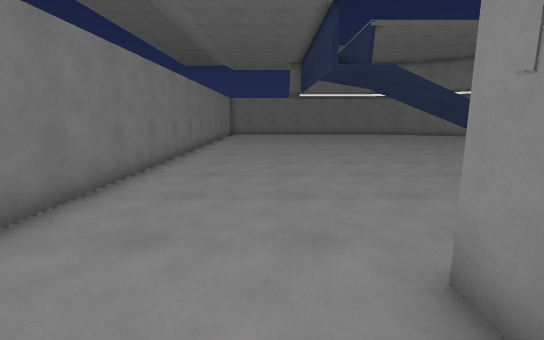
[1] (above)

20 first-person views from a walk through a 3-D level made in the Godot game engine. The camera is 1.4 m above the floor, tilts 10° down and sees 85° across. The floor is counted in squares, 1 m on a side. Each view is taken from the middle of a square. On the plan, view 1 faces up. The plan holds only what a view shows up to about 14 squares ahead; the rest is blank. The place goes on beyond the plan.

[2]
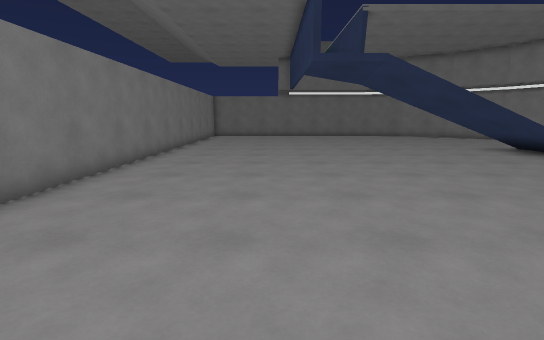

[3]
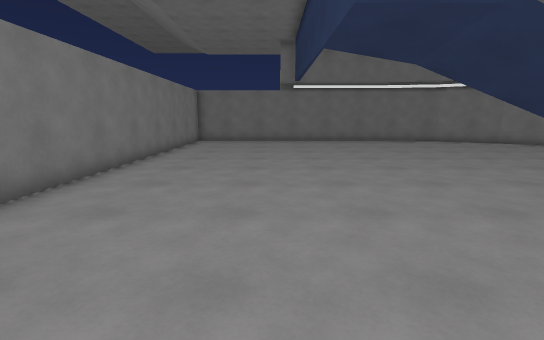

[4]
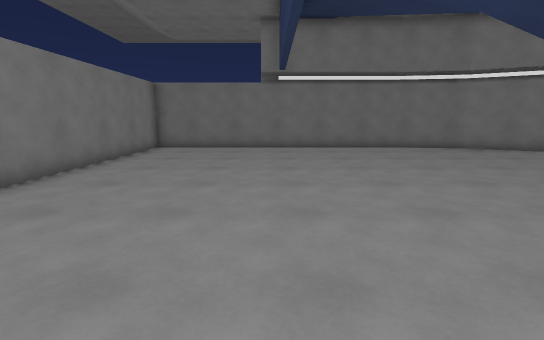

[5]
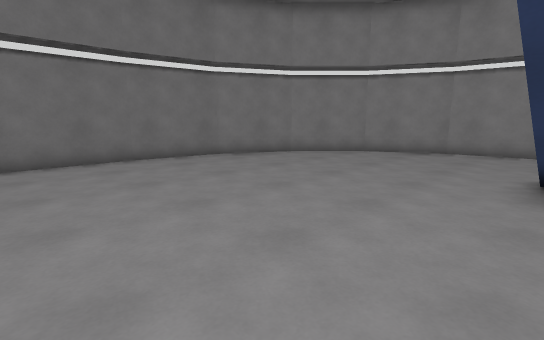

[6]
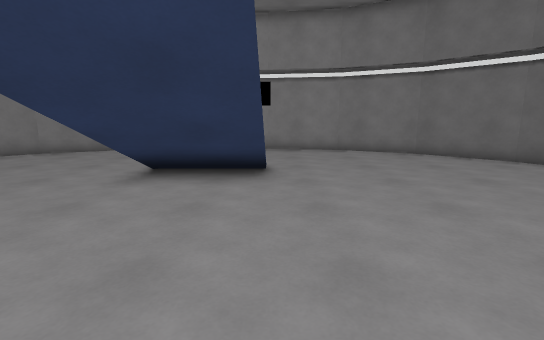

[7]
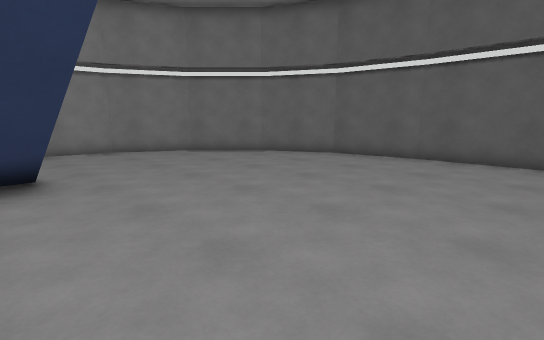

[8]
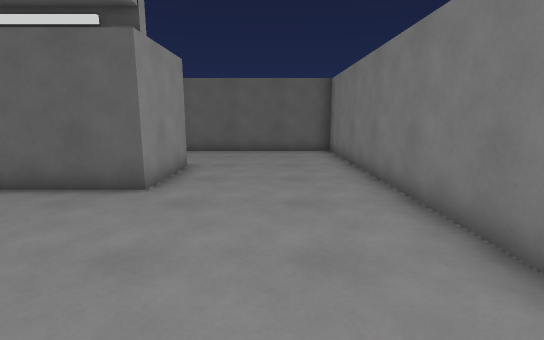

[9]
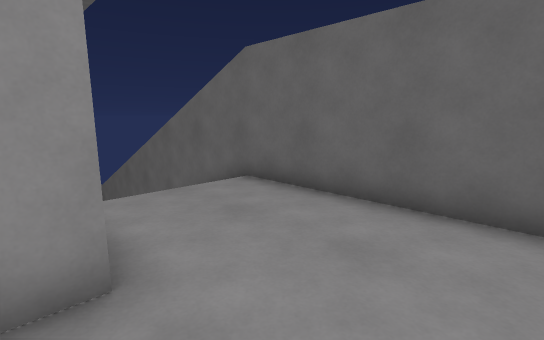

[10]
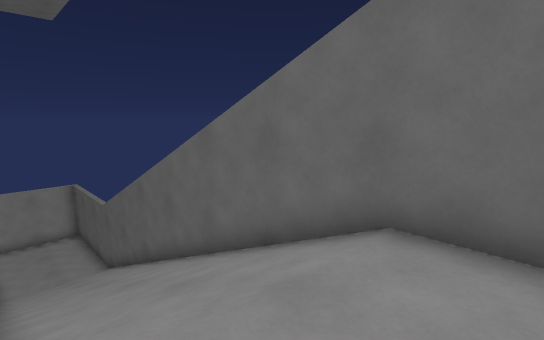

[11]
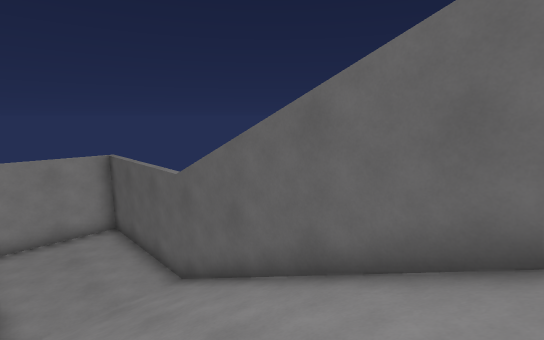

[12]
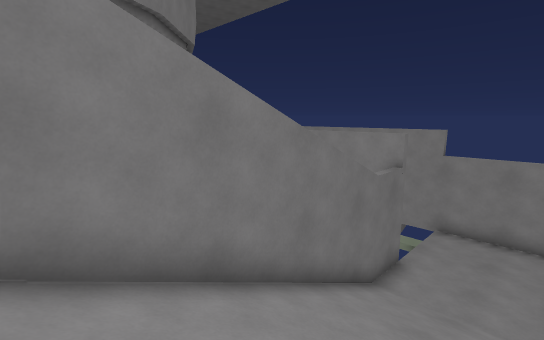

[13]
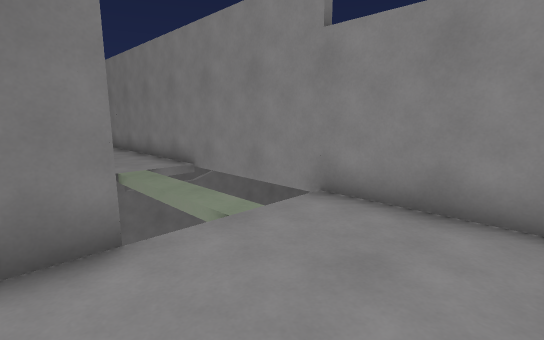

[14]
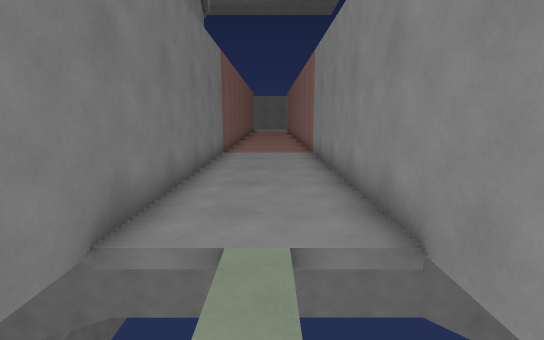

[15]
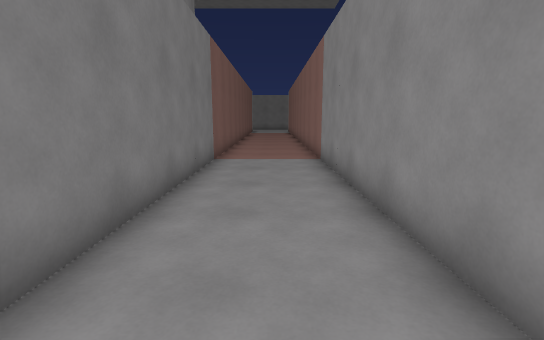

[16]
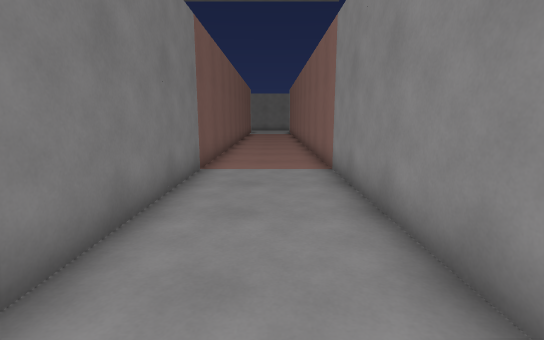

[17]
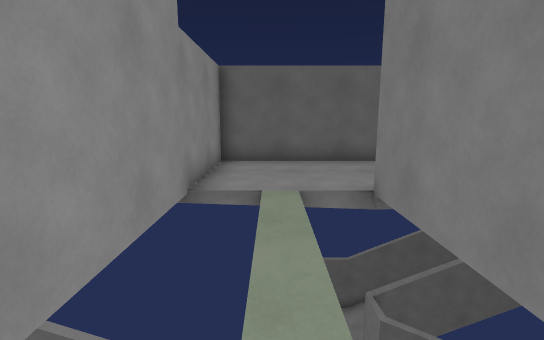

[18]
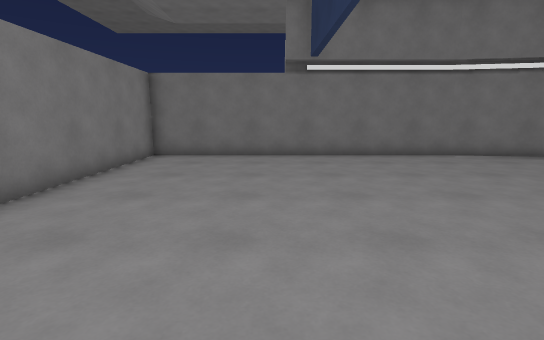

[19]
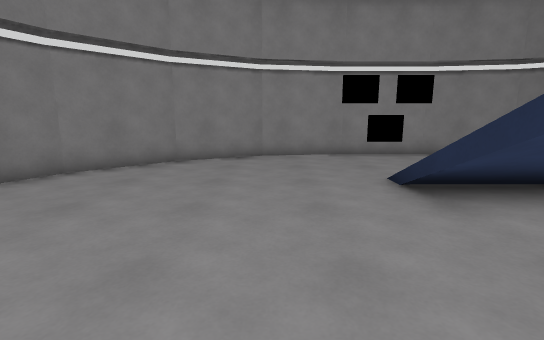

[20]
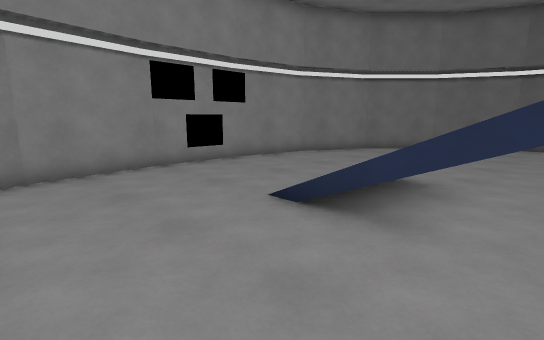

### Floor plan
Key: @ floor where view 1 was taken; # wall or solid block; x gap in a wall; . main floor; - floor 5.5 m lower than the main floor; _ floor 10.75 m lower than the main floor; / step, stairs or slope; v drop or lower ground.
Columns run from 4 left of view 1 to 28 right of it. Each row starts with its distance up from view 1.
 25 #################
 24 #...............###
 23 #.................##
 22 #..................##
 21 #...................#
 20 #...................##
 19 #....................# #---
 18 #....................# #---
 17 #....................###---
 16 #.....................##---
 15 #.........../////.....##---
 14 #...........   //.....##---_
 13 #...........   //.....##---_
 12 #............ ///.....##---_
 11 #.....................##---#
 10 #....................###---######
  9 #....................###---#
  8 #....................###---#
  7 #...................## #---#
  6 #..................##  #---#
  5 #.................##   #---#
  4 #................##    vv-vv
  3 #..............##v     v - v
  2 #.....#########        v - v
  1 #.....#                v - v
  0 #...@.#       #########x - v
 -1 #........ ////////////-----# vv
 -2 #......../////////////-----#
 -3 #......../////////////-----#
 -4 #......../////////////-----#
 -5 ############################

Where each view was taken, in squares from view 1:
view 1: 0 up, 0 right, facing up
view 2: 2 up, 1 right, facing up
view 3: 7 up, 1 right, facing up
view 4: 11 up, 2 right, facing up
view 5: 15 up, 4 right, facing up-right
view 6: 12 up, 4 right, facing right
view 7: 13 up, 4 right, facing down-right
view 8: 8 up, 1 left, facing down
view 9: 0 up, 1 left, facing down-right
view 10: 1 down, 3 right, facing down-right
view 11: 1 down, 10 right, facing down-right
view 12: 4 down, 10 right, facing up-right
view 13: 4 down, 18 right, facing up-right
view 14: 1 up, 21 right, facing up
view 15: 3 up, 21 right, facing up
view 16: 5 up, 21 right, facing up
view 17: 5 up, 21 right, facing down
view 18: 14 up, 1 right, facing up
view 19: 18 up, 6 right, facing right
view 20: 19 up, 9 right, facing down-right
